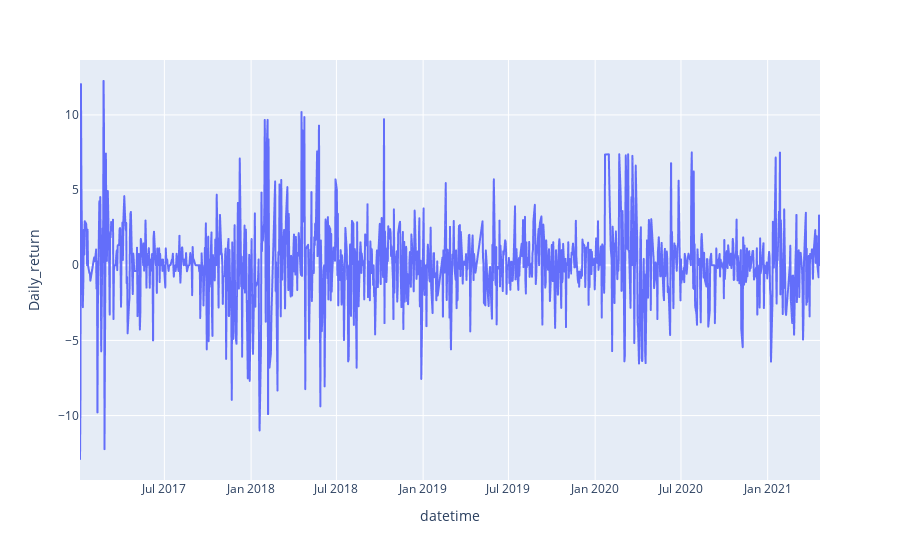

Write notebook code for a chart like this one.
### Code cell
fig = go.Figure()
px.line(df, x='datetime', y='Daily_return', labels={'x':'Date', 'y':'Daily_Return_%'})

### Figure 1 — Plotly figure (JSON) as saved in the notebook; plotly's stock layout.template omitted (floating-point values rounded to 4 significant figures; data arrays with more than 128 entries replaced by an {"elided": "..."} marker saying what was removed)
{"data": [{"hovertemplate": "datetime=%{x}<br>Daily_return=%{y}<extra></extra>", "legendgroup": "", "line": {"color": "#636efa", "dash": "solid"}, "mode": "lines", "name": "", "showlegend": false, "type": "scattergl", "x": {"elided": "1068 str values"}, "xaxis": "x", "y": {"elided": "1068 float values"}, "yaxis": "y"}], "layout": {"legend": {"tracegroupgap": 0}, "margin": {"t": 60}, "xaxis": {"anchor": "y", "domain": [0, 1], "title": {"text": "datetime"}}, "yaxis": {"anchor": "x", "domain": [0, 1], "title": {"text": "Daily_return"}}}}
